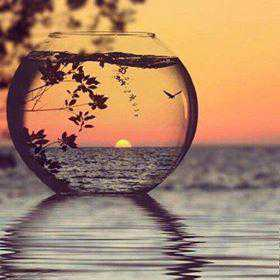
#> input picture data/ornek.png, 280 x 280 px
$ python ORB.py
#> lines starting #> are read from the running program, lines starting #| are printed output that depends on the picture
import cv2

img = cv2.imread('data/ornek.png', cv2.IMREAD_GRAYSCALE)
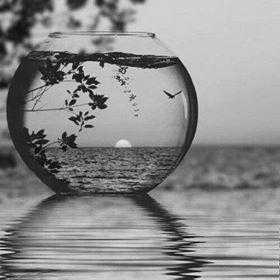
#> img: shape (280, 280); min 0, max 255, mean 141.3

orb = cv2.ORB_create()

keypoints, descriptors = orb.detectAndCompute(img, None)
#> keypoints = 442 keypoints; strongest (x, y, size): (87, 83, 31), (68, 102, 31), (81, 68, 31), (85, 114, 31)

img = cv2.drawKeypoints(img, keypoints, None)
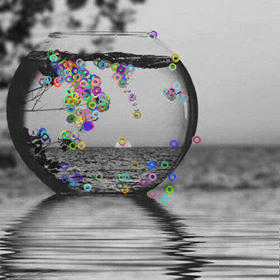
#> img: shape (280, 280, 3); mean of channels 0, 1, 2 141.9, 141.8, 141.6; drawn as B, G, R

cv2.imshow('ORB', img)

cv2.waitKey(0)
cv2.destroyAllWindows()

$ run again, with data/image_left.jpg saved as data/ornek.png
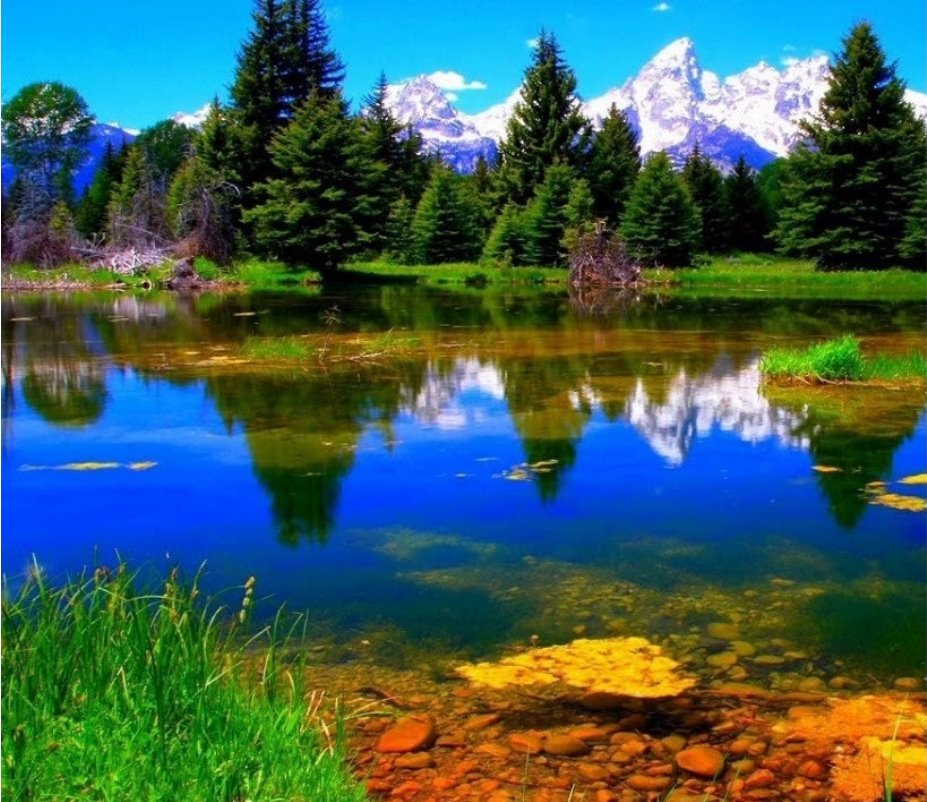
#> input picture data/image_left.jpg, 927 x 802 px
#> `img = cv2.imread('data/ornek.png', cv2.IMREAD_GRAYSCALE)`:
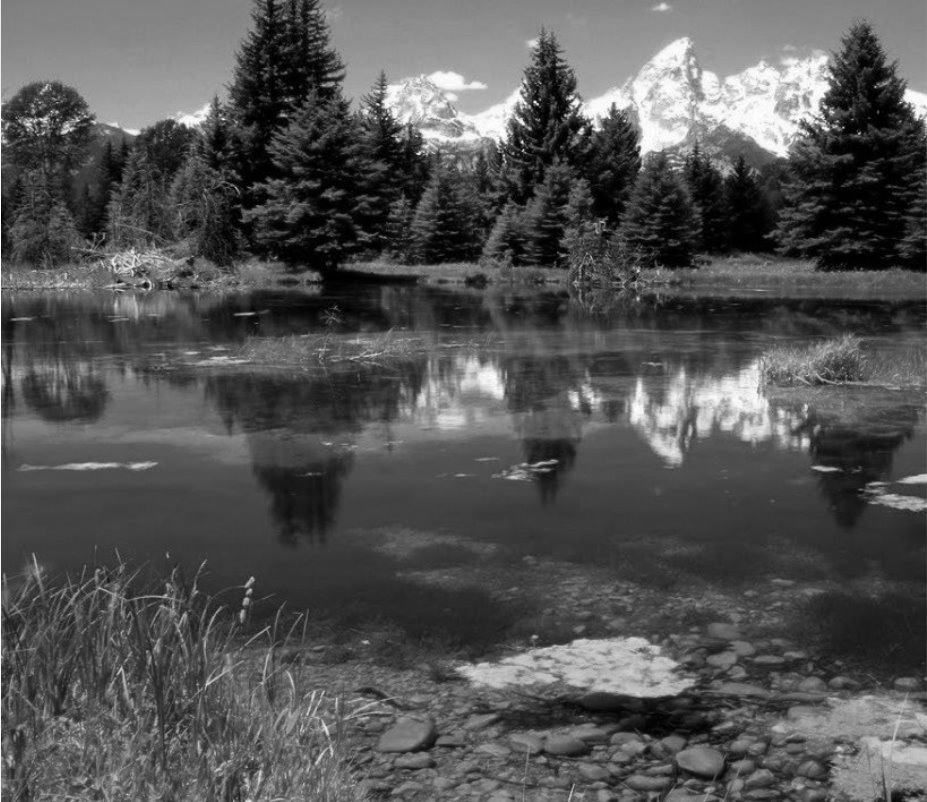
#> img: shape (802, 927); min 0, max 255, mean 83.9
#> keypoints = 500 keypoints; strongest (x, y, size): (535, 101, 31), (537, 103, 31), (534, 102, 37.2), (146, 284, 37.2)

$ run again, with data/image_right.jpg saved as data/ornek.png
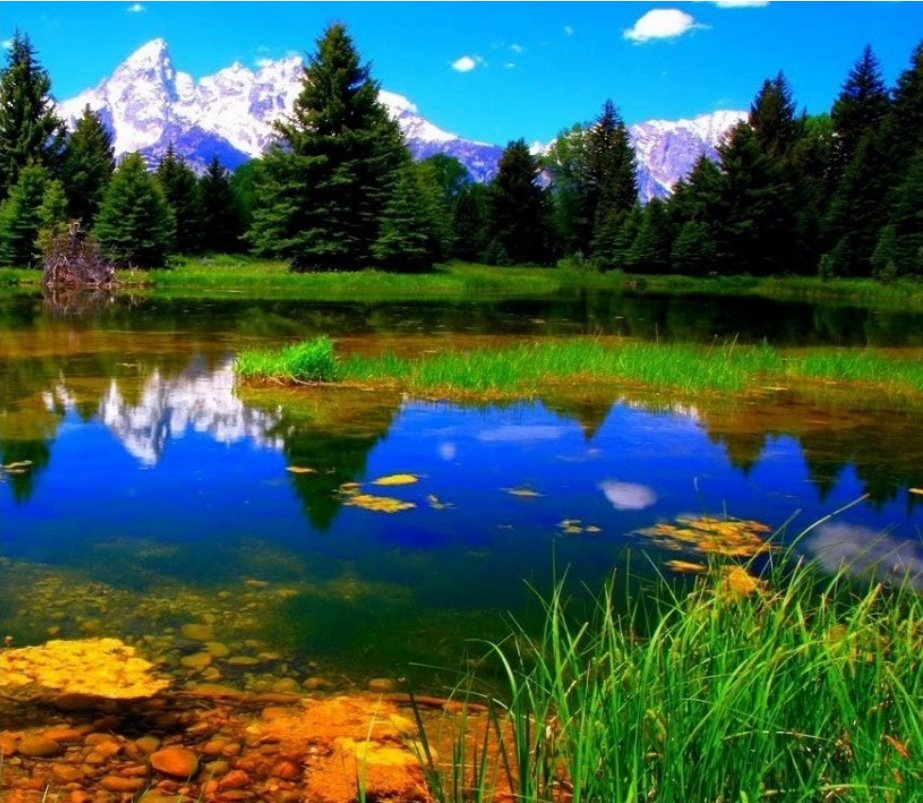
#> input picture data/image_right.jpg, 923 x 803 px
#> `img = cv2.imread('data/ornek.png', cv2.IMREAD_GRAYSCALE)`:
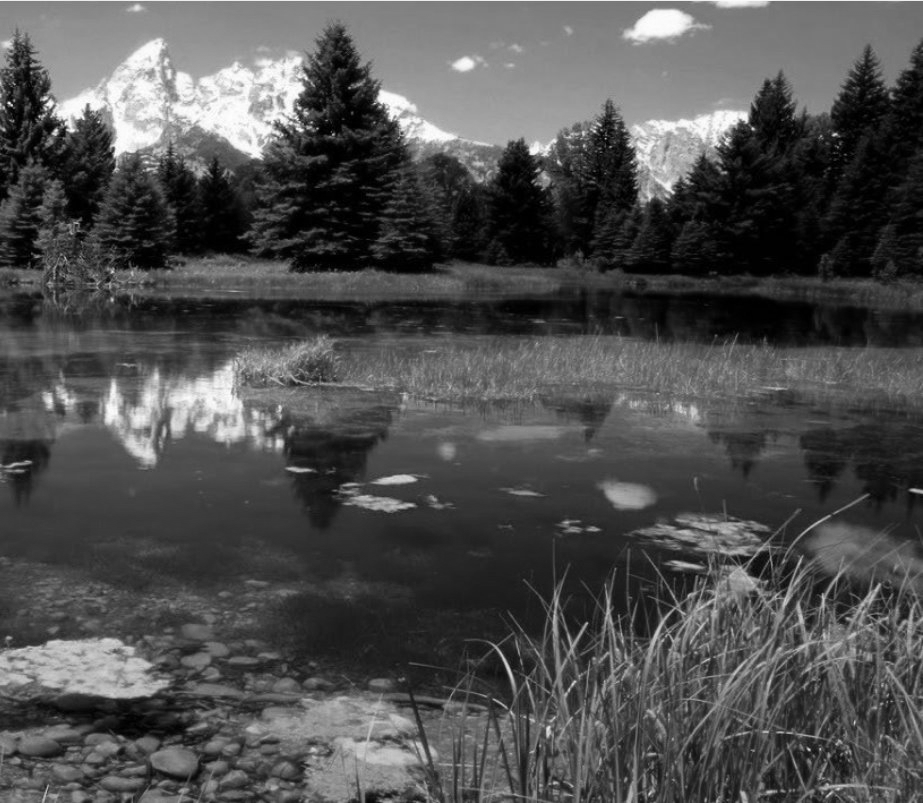
#> img: shape (803, 923); min 0, max 255, mean 79
#> keypoints = 500 keypoints; strongest (x, y, size): (744, 117, 77.1), (69, 130, 44.6), (532, 154, 37.2), (744, 116, 92.6)
